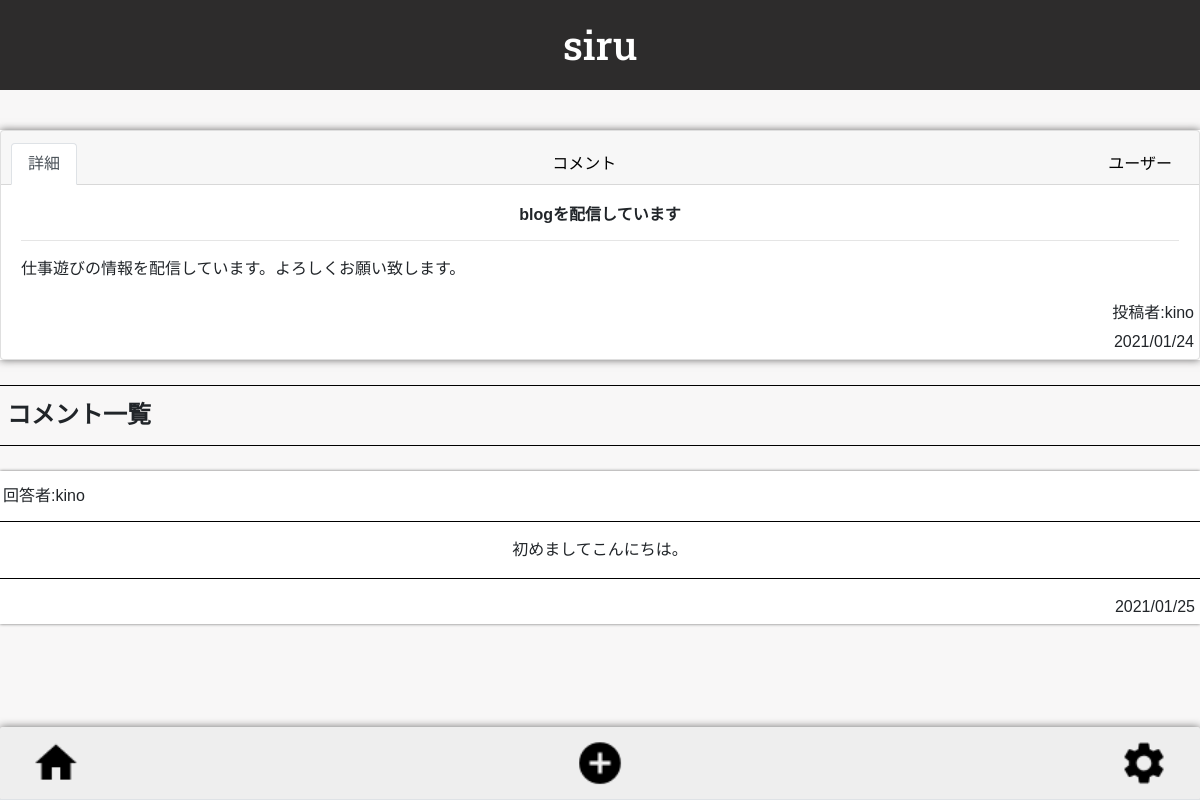
Screenshot of /post/3/ with the database file from the repository.
### post/models.py (models this page shows, shortened)
class Post(models.Model):
    author=models.ForeignKey(User,verbose_name='ユーザー',on_delete=models.SET_DEFAULT,default='退会済みのユーザー')
    title=models.CharField(max_length=100,verbose_name='タイトル',blank=False,null=False)
    text=models.TextField(max_length=2000,verbose_name='テキスト',blank=False,null=False)
    time=models.DateTimeField(verbose_name='投稿日',default=timezone.now)

class Comment(models.Model):
    target=models.ForeignKey(Post,verbose_name='該当の投稿',on_delete=models.CASCADE)
    author=models.ForeignKey(User,verbose_name='ユーザー',on_delete=models.SET_DEFAULT,default='退会済みのユーザー')
    text=models.TextField(verbose_name='コメント')
    time=models.DateTimeField(verbose_name='回答日',default=timezone.now)

### accounts/models.py (models this page shows, shortened)
class User(AbstractBaseUser, PermissionsMixin):
    email = models.EmailField(max_length=254, unique=True)
    name = models.CharField(max_length=50, null=True, blank=True)
    username= models.CharField(max_length=30, null=False, blank=True)
    profile = models.TextField(max_length=300, null=False, blank=True)
    is_staff = models.BooleanField(default=False)
    is_superuser = models.BooleanField(default=False)
    is_active = models.BooleanField(default=True)
    last_login = models.DateTimeField(null=True, blank=True)
    date_joined = models.DateTimeField(auto_now_add=True)
    USERNAME_FIELD = 'email'
    EMAIL_FIELD = 'email'
    REQUIRED_FIELDS = []
    objects = UserManager()
    def __str__(self):
                return self.username

### post/views.py (the view)
# urls.py: path('post/<int:pk>/',views.PostDetailView.as_view(),name='detail'),
class PostDetailView(DetailView):#投稿の詳細
    template_name = 'post/post_detail.html'
    model = Post

### post/templates/post/post_detail.html
{% extends 'siru/base.html' %}
{% load static %}
{% block body %}
<section class="post_detail_section">
<div class="card text-center bg-white">
  <div class="card-header">
    <ul class="nav nav-tabs card-header-tabs">
      <li class="nav-item">
          <a class="nav-link active" href="{% url 'detail' post.id %}">詳細</a>
      </li>
      <li class="nav-item">
        <a class="nav-link" href="{% url 'comment' post.id %}">コメント</a>
      </li>
      <li class="nav-item">
        <a class="nav-link " href="#">ユーザー</a>
      </li>
    </ul>
  </div>
  <div class="card-body">
    <h4 class="card-title">{{ post.title }}</h4>
      <hr>
    <p class="card-text">{{ post.text }}</p>
  </div>
    <p class="card-author">投稿者:{{ post.author }}</p>
    <p class="card-time">{{ post.time|date:'Y/m/d' }}</p>
</div>
</section>
     <hr color="black" class="new_hr_top">
<h4 class="comment_list">コメント一覧</h4>
        <hr color="black" class="new_hr_bottom">
{% for comment in post.comment_set.all %}
    <div class="comment_contents">
    <h6 class="comment_author">回答者:{{ comment.author }}</h6>
    <hr color="black">
    <p class="comment_text_list">{{ comment.text }}</p>
        <hr color="black">
    <p class="comment_time">{{ comment.time|date:'Y/m/d'  }}</p>
    </div>
{% endfor %}
<footer>
<div class="fixed-bottom">
<nav class="footerNav" >
  <div class="nav nav-tabs" id="nav-tab" role="tablist">
   <a class="nav-link" id="nav-home-tab" href="{% url 'home' %}" role="tab" ><img class="nav_img" src="{% static 'img/home.png' %}" alt="ホーム"></a>
   <a class="nav-link" id="nav-add-tab"  href="{% url 'create' %}" ><img class="nav_img" src="{% static 'img/add.png' %}" alt="投稿"></a>
    <a class="nav-link" id="nav-set-tab" href="{% url 'set' %}" ><img class="nav_img" src="{% static 'img/set.png' %}" alt="設定"></a>
  </div>
</nav>
</div>
</footer>
{% endblock body %}

### static/css/main.css (style rules this page uses)
body { height: 100vh; width: 100%; margin: 0; padding: 0; font-family: 'Sawarabi Mincho', sans-serif; background: #f8f7f7; }
footer { height: 90px; }
a { color: black; }
.nav { justify-content: space-between; height: 100%; }
.nav_img { width: 50px; height: 50px; margin-left: 20px; margin-right: 20px; }
.footerNav { background: #eeeeee; padding: 0; width: 100%; border-radius: 2px; box-shadow: 0 0 8px #6d6c6c; margin-top: 10px; margin-bottom: 0; }
#nav-tab a { padding: 10px; }
.new_hr_top { margin-top: 25px; margin-bottom: 15px; }
.new_hr_bottom { margin-top: 15px; margin-bottom: 25px; }
.card-title { font-weight: bolder; font-size: 16px; }
.card-author { text-align: right; margin-right: 5px; margin-bottom: 5px; }
.card-text { text-align: left; margin-bottom: 30px; }
.card-time { text-align: right; margin-right: 5px; margin-bottom: 5px; }
.post_detail_section { margin-top: 40px; background: #ffffff; box-shadow: 0 0 8px #6d6c6c; }
.comment_list { font-family: 'Sawarabi Mincho', sans-serif; margin-left: 7px; font-weight: bolder; }
.comment_contents { background: #ffffff; width: 100%; height: auto; box-shadow: 0 0 3px #6d6c6c; }
.comment_author { padding-top: 15px; padding-left: 3px; font-size: 16px; }
.comment_text_list { text-align: center; margin: 0; }
.comment_time { margin-bottom:5px; text-align: right; padding-right: 5px; padding-bottom: 5px; }

### rows the page displays
Post: title "blogを配信しています", text "仕事遊びの情報を配信しています。よろしくお願い致します。", author "kino", time "2021/01/24"
Comment: author "kino", text "初めましてこんにちは。", time "2021/01/25"
